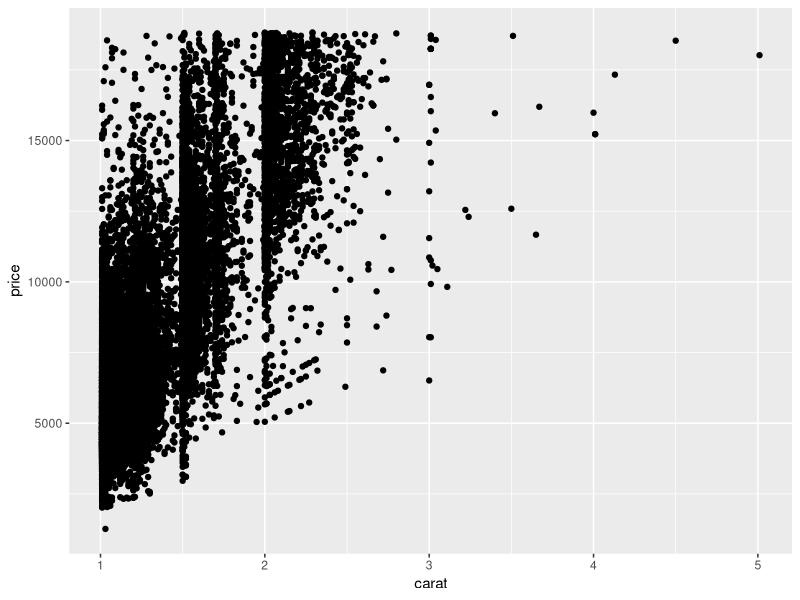

Here is the R script that generated this plot:
## ---- chunk 1
### In this code chunk, start with the diamonds dataset (built in to
### ggplot2 package) and create a plot of price vs. carat (or some other
### variables of your choice)



## ---- chunk 2
### In this code chunk, start with the diamonds dataset (built in to
### ggplot2 package) and create a subset based on filtering, e.g., 
### size greater than 1 carat or cut is "Ideal"

library(ggplot2)
library(tidyverse)
data(diamonds)
diamonds %>%
  filter(carat > 1) %>%
  ggplot(aes(x = carat, y = price)) +
  geom_point()

#make a table of the number of diamonds with each cut
diamonds %>%
  group_by(cut) %>%
  summarize(n = n())

## ---- chunk 3
### Both partners - delete this comment, then write some code here
### to plot, summarize, calculate something simple using the diamonds
### dataset.


## ---- chunk 4
### Both partners - delete this comment, then write some code here
### to plot, summarize, calculate something simple using the diamonds
### dataset.


